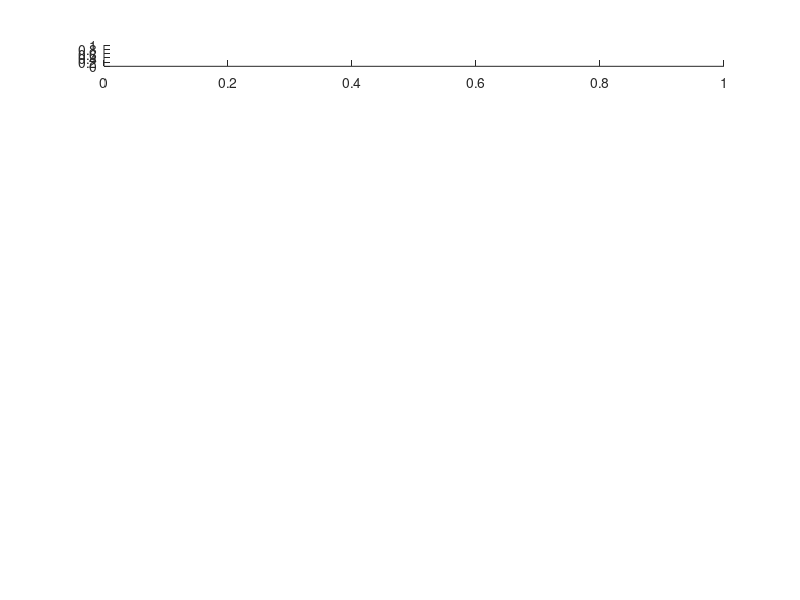

Source code (MATLAB): (Note: this script raises an error after producing the figure.)
NModes=7;
for i=1:NModes
    figallM = figure(2);
    figallM = subplot(9,1,i);
    A = figallM.Position;
    if(i==1)
        legA = legend;
        legall = legA.Position;
        
    end
    figchange = figure(1);
    figchange = subplot(NModes,1,i);
    figchange.Position = A;
    if(i==1)
        leg = legend;
        leg.Position= legall;
    end
end
